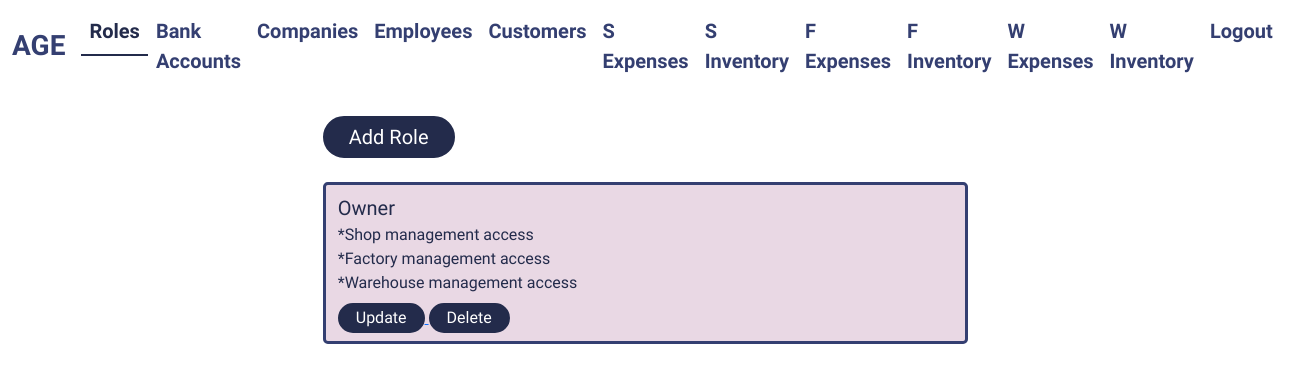
Before: /roles/ (signed in) with the older database file.
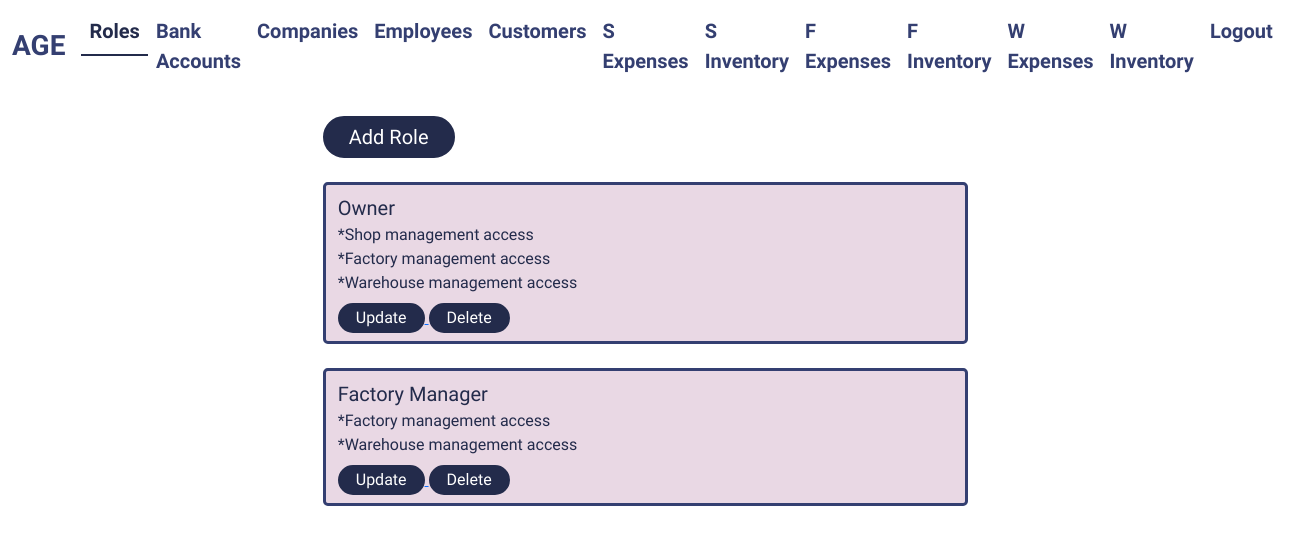
After: the same page with the newer database file.
### role/models.py (models this page shows)
class Role(models.Model):
    role = models.CharField(max_length=255, unique=True)
    access_to_shop_management = models.BooleanField()
    access_to_factory_management = models.BooleanField()
    access_to_warehouse_management = models.BooleanField()

### role/views.py (the view)
# urls.py: path("", views.roles_view, name="roles"),
def roles_view(request):
    page_title = "Roles"
    if not request.user.is_superuser:
        return redirect("home")
    roles = Role.objects.all()
    context = {"page_title": page_title, "roles": roles}
    return render(request, "roles.html", context)

### role/templates/roles.html
{% extends "layout.html" %} {% block content %}
<div class="col-lg-6 col-md-9 col-11 mx-auto">
	<a href="{% url 'add_role' %}">
		<button class="mt-4 px-4 py-1 rounded-pill fs-5">Add Role</button>
	</a>
	{% for role in roles %}
	<div class="container mt-4 py-2 rounded-3">
		<p class="m-0 fs-5">{{role.role}}</p>
		{% if role.access_to_shop_management %}
		<p class="m-0 fs-6">*Shop management access</p>
		{% endif %} {% if role.access_to_factory_management %}
		<p class="m-0 fs-6">*Factory management access</p>
		{% endif %} {% if role.access_to_warehouse_management %}
		<p class="m-0 mb-2 fs-6">*Warehouse management access</p>
		{% endif %}
		<a href="{% url 'update_role' role.id %}">
			<button class="px-3 rounded-pill fs-6">Update</button>
		</a>
		<a href="{% url 'delete_role' role.id %}">
			<button class="px-3 rounded-pill fs-6">Delete</button>
		</a>
	</div>
	{% endfor %}
</div>
{% endblock content %}

Changed rows visible on the page:
added Role: role "Factory Manager", access_to_factory_management "*Factory management access", access_to_warehouse_management "*Warehouse management access"
